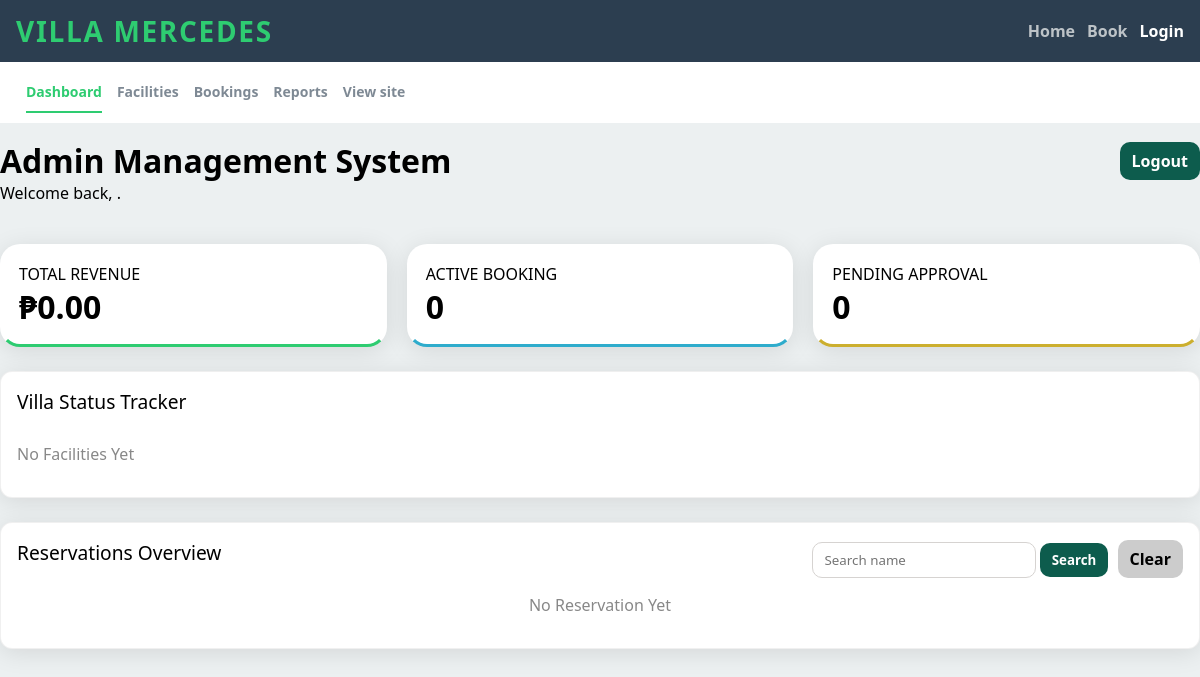
/admin/dashboard.php, run on an earlier commit of the app's database.
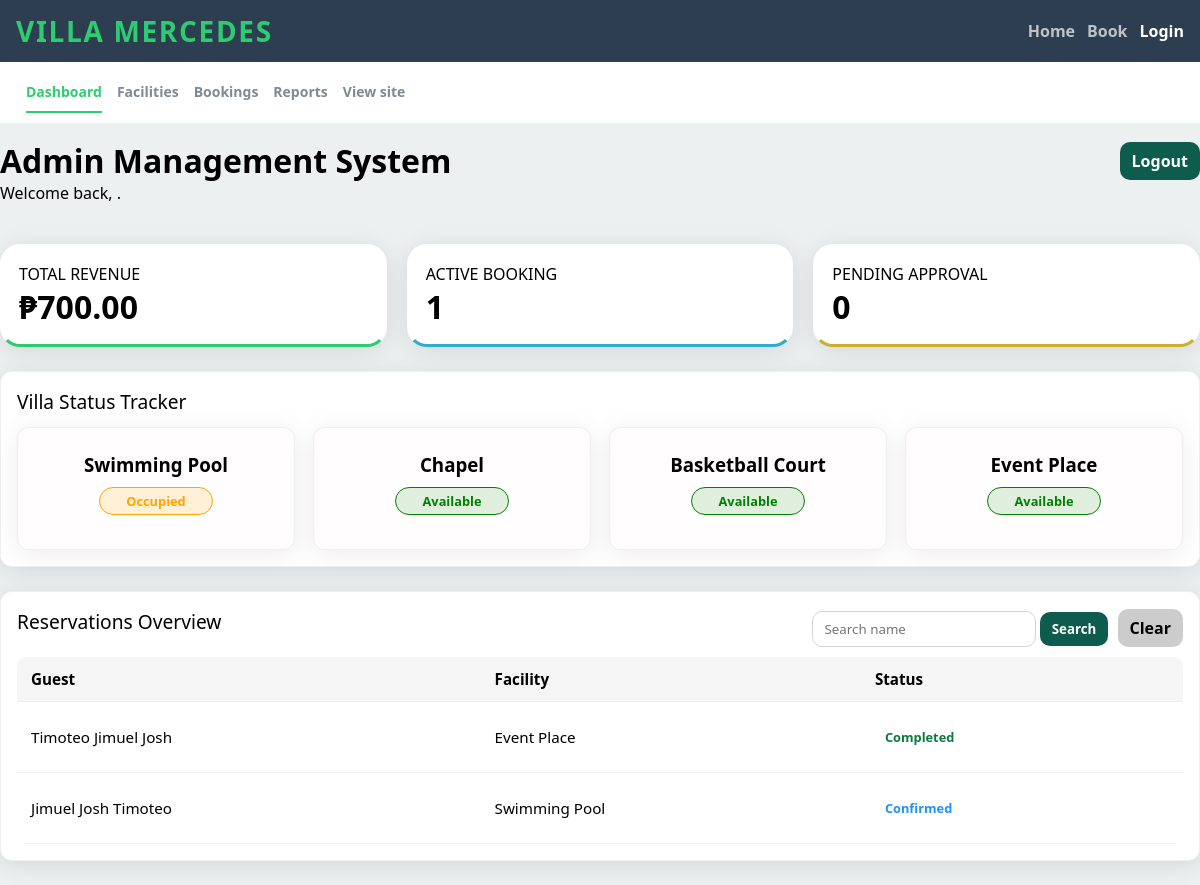
And on a later commit of the database.
### tables this page shows
CREATE TABLE IF NOT EXISTS `facilities` (
  `id` int NOT NULL AUTO_INCREMENT,
  `name` varchar(255) NOT NULL,
  `description` text NOT NULL,
  `image_filename` varchar(255) DEFAULT NULL,
  `capacity` int NOT NULL,
  `rate_amount` decimal(10,2) NOT NULL,
  `rate_unit` enum('Per Day','Per Session') NOT NULL,
  `created_at` timestamp NULL DEFAULT CURRENT_TIMESTAMP,
  PRIMARY KEY (`id`)
);

CREATE TABLE IF NOT EXISTS `bookings` (
  `id` int NOT NULL AUTO_INCREMENT,
  `guest_name` varchar(255) NOT NULL,
  `phone_number` varchar(50) NOT NULL,
  `facility_id` int NOT NULL,
  `date_start` date NOT NULL,
  `date_end` date NOT NULL,
  `notes` text,
  `status` varchar(50) DEFAULT 'Pending',
  `created_at` timestamp NULL DEFAULT CURRENT_TIMESTAMP,
  `payment_amount` decimal(10,2) DEFAULT '0.00',
  `payment_status` varchar(50) DEFAULT 'Unpaid',
  PRIMARY KEY (`id`),
  KEY `facility_id` (`facility_id`),
  CONSTRAINT `bookings_ibfk_1` FOREIGN KEY (`facility_id`) REFERENCES `facilities` (`id`) ON DELETE CASCADE
);

### utils/helper.php (called while the page is built, shortened)
<?php
function e(?string $value): string
{
    return htmlspecialchars((string) $value, ENT_QUOTES | ENT_HTML5, 'UTF-8');
}

### admin/dashboard.php (the view, shortened to what the changed rows need)
<?php
require_once '../utils/helper.php';
$conn =connection();
$stmt = $conn->prepare("SELECT * FROM facilities");
$stmt->execute();
$result = $stmt->get_result();
$search = $_GET['name'] ?? '';
if ($search !== '') {
    $recentStmt = $conn->prepare("
        SELECT b.*, f.name AS facility_name
        FROM bookings b
        LEFT JOIN facilities f ON b.facility_id = f.id
        WHERE b.guest_name LIKE ?
        ORDER BY b.id DESC
        LIMIT 5
    ");
    $likeSearch = "%$search%";
    $recentStmt->bind_param("s", $likeSearch);
} else {
    $recentStmt = $conn->prepare("
        SELECT b.*, f.name AS facility_name
        FROM bookings b
        LEFT JOIN facilities f ON b.facility_id = f.id
        ORDER BY b.id DESC
        LIMIT 5
    ");
}
$recentStmt->execute();
$recentResult = $recentStmt->get_result();
$revenueStmt = $conn->prepare("
    SELECT SUM(payment_amount) AS total_revenue
    FROM bookings
    WHERE status = 'Completed'
    AND payment_status = 'Paid'
");
$revenueStmt->execute();
$revenueResult = $revenueStmt->get_result()->fetch_assoc();
$total_revenue = $revenueResult['total_revenue'] ?? 0;
$activeStmt = $conn->prepare("
    SELECT COUNT(*) AS total
    FROM bookings
    WHERE status IN ('Pending', 'Confirmed')
");
$activeStmt->execute();
$activeResult = $activeStmt->get_result()->fetch_assoc();
$active_booking = $activeResult['total'];
$pendingStmt = $conn->prepare("
    SELECT COUNT(*) AS total
    FROM bookings
    WHERE status = 'Pending'
");
$pendingStmt->execute();
$pendingResult = $pendingStmt->get_result()->fetch_assoc();
$pending_approval = $pendingResult['total'];
$bookingStmt = $conn->prepare("
    SELECT facility_id
    FROM bookings
    WHERE status IN ('Pending', 'Confirmed')
");
$bookingStmt->execute();
$bookingResult = $bookingStmt->get_result();
$occupiedFacilities = [];
while ($booking = $bookingResult->fetch_assoc()) {
    $occupiedFacilities[] = $booking['facility_id'];
}
?>
<!DOCTYPE html>
<html lang="en">
<head>
    <link rel="stylesheet" href="../resources/css/header-footer.css">
    <link rel="stylesheet" href="../resources/css/admin-nav.css">
    <link rel="stylesheet" href="../resources/css/dashboard.css">
</head>
<body>
    <main class="main-dashboard">
        <div class="container page-head">
            <div class="dashboard-title-block">
                <div class="h1-row">
                    <h1>Admin Management System</h1>
                </div>
            </div>
        </div>
        <div class="container summary-container">
            <div class="summary-card monthly">
                <p>TOTAL REVENUE</p>
                <h1><?= e('₱' . number_format($total_revenue, 2)) ?></h1>
            </div>
            <div class="summary-card active-booking">
                <p>ACTIVE BOOKING</p>
                <h1><?= $active_booking ?></h1>
            </div>
            <div class="summary-card pending">
                <h1><?= $pending_approval ?></h1>
            </div>
        </div>
        <div class="container facility-container">
            <div class="divider">
                <?php if($result->num_rows > 0): ?>
                    <?php while($row = $result->fetch_assoc()): ?>
                        <div class="facility-card">
                            <h3><?= e($row['name']) ?></h3>
                            <?php
                                $status = in_array($row['id'], $occupiedFacilities)
                                    ? 'Occupied'
                                    : 'Available';
                            ?>
                                <p class="status <?= $status ?>">
                                    <?= $status ?>
                                </p>
                        </div>
                    <?php endwhile;?>
                <?php else: ?>
                    <p class="no-data">No Facilities Yet</p>
                <?php endif; ?>
            </div>
        </div>
        <div class="container recent-reservation">
            <div class="reservation-table">
               <?php if ($recentResult->num_rows > 0): ?>
                    <table>
                        <thead>
                            <tr>
                                <th>Guest</th>
                                <th>Facility</th>
                                <th>Status</th>
                            </tr>
                        </thead>
                        <tbody>
                        <?php while ($row = $recentResult->fetch_assoc()): ?>
                            <tr>
                                <td><?= e($row['guest_name']) ?></td>
                                <td><?= e($row['facility_name']) ?></td>
                                <td>
                                    <span class="status <?= $row['status'] ?>">
                                        <?= e($row['status']) ?>
                                    </span>
                                </td>
                            </tr>
                        <?php endwhile; ?>
                        </tbody>
                    </table>
                        <?php else: ?>
                            <p class="no-data">No Reservation Yet</p>
                        <?php endif; ?>
                </div>
        </div>
    </main>
</body>
</html>

What changed in the data, as far as the page shows it:
added facilities: name "Swimming Pool", id "Occupied"
added facilities: name "Chapel", id "Available"
added facilities: name "Basketball Court", id "Available"
added facilities: name "Event Place", id "Available"
added bookings: guest_name "Timoteo Jimuel Josh", facility.name "Event Place", status "Completed"
added bookings: guest_name "Jimuel Josh Timoteo", facility.name "Swimming Pool", status "Confirmed"
Also different on the page:
$active_booking: "0" → "1"
text no longer shown: "₱0.00 No Facilities Yet No Reservation Yet"
text now shown: "₱700.00 Guest Facility Status"
